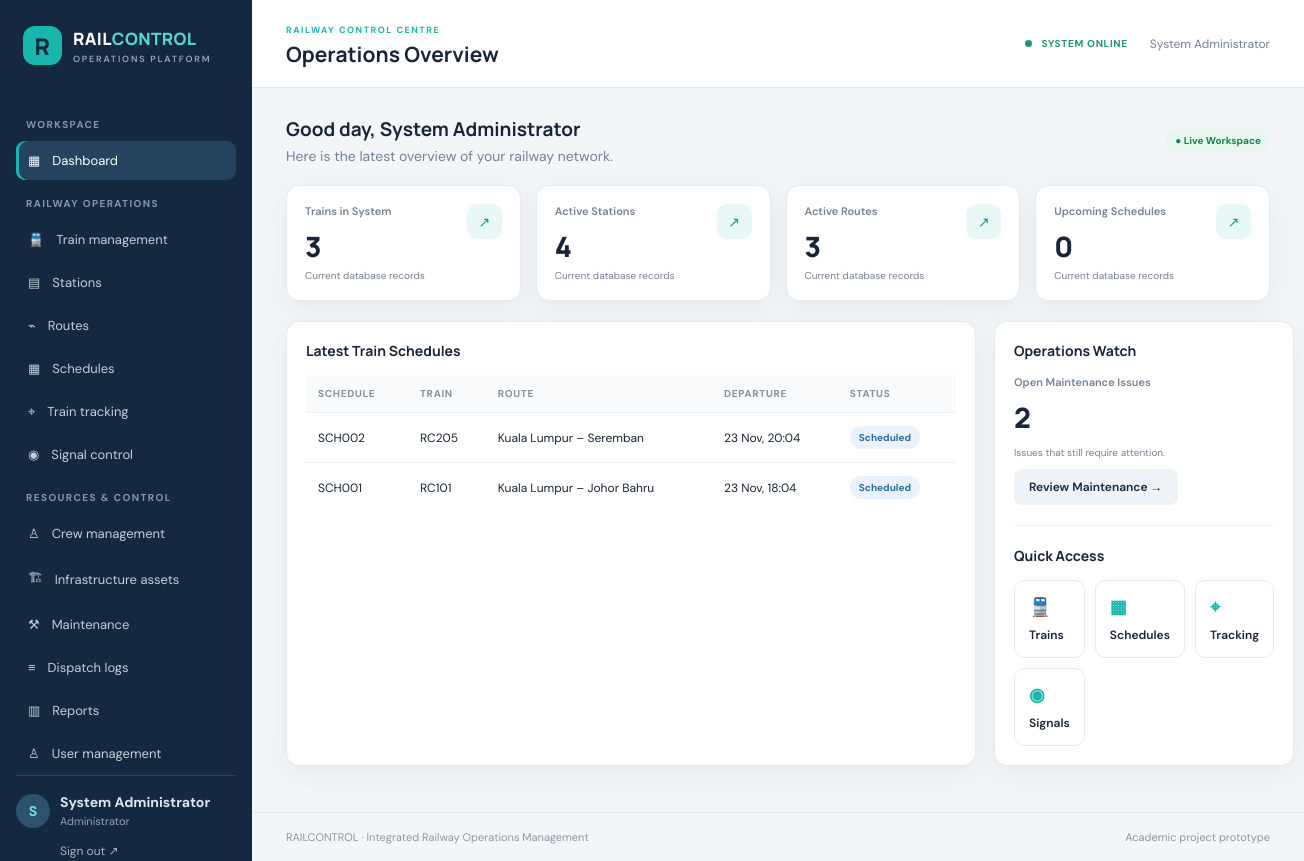
/dashboard.php (signed in), run on the app's committed database.
### tables this page shows
CREATE TABLE schedules (
  id INT AUTO_INCREMENT PRIMARY KEY,
  schedule_code VARCHAR(20) NOT NULL UNIQUE,
  train_id INT NOT NULL,
  route_id INT NOT NULL,
  departure_time DATETIME NOT NULL,
  arrival_time DATETIME NOT NULL,
  schedule_status ENUM('Scheduled','Boarding','Departed','Arrived','Delayed','Cancelled') NOT NULL DEFAULT 'Scheduled',
  FOREIGN KEY (train_id) REFERENCES trains(id),
  FOREIGN KEY (route_id) REFERENCES routes(id)
);

CREATE TABLE trains (
  id INT AUTO_INCREMENT PRIMARY KEY,
  train_code VARCHAR(20) NOT NULL UNIQUE,
  train_name VARCHAR(100) NOT NULL,
  train_type ENUM('Passenger','Freight','Maintenance') NOT NULL DEFAULT 'Passenger',
  capacity INT NOT NULL DEFAULT 0,
  status ENUM('Available','In Service','Under Maintenance','Out of Service') NOT NULL DEFAULT 'Available',
  created_at TIMESTAMP DEFAULT CURRENT_TIMESTAMP
);

CREATE TABLE routes (
  id INT AUTO_INCREMENT PRIMARY KEY,
  route_code VARCHAR(20) NOT NULL UNIQUE,
  route_name VARCHAR(120) NOT NULL,
  origin_station_id INT NOT NULL,
  destination_station_id INT NOT NULL,
  distance_km DECIMAL(8,2) NOT NULL DEFAULT 0,
  status ENUM('Active','Suspended') NOT NULL DEFAULT 'Active',
  FOREIGN KEY (origin_station_id) REFERENCES stations(id),
  FOREIGN KEY (destination_station_id) REFERENCES stations(id)
);

### config/app.php (called while the page is built, shortened)
<?php
function e($value): string
{
    return htmlspecialchars(
        (string) $value,
        ENT_QUOTES,
        'UTF-8'
    );
}
function current_user(): array
{
    return $_SESSION['user'] ?? [];
}

### dashboard.php (the view, shortened to what this page needs)
<?php
require_once __DIR__ . '/config/app.php';
$counts = [];
$tables = [
    'trains' => 'Trains in System',
    'stations' => 'Active Stations',
    'routes' => 'Active Routes',
    'schedules' => 'Upcoming Schedules'
];
foreach ($tables as $table => $label) {
    if ($table === 'schedules') {
        $sql = "
            SELECT COUNT(*)
            FROM schedules
            WHERE departure_time >= NOW()
            AND schedule_status NOT IN ('Cancelled', 'Arrived')
        ";
    } elseif ($table === 'stations') {
        $sql = "
            SELECT COUNT(*)
            FROM stations
            WHERE status = 'Active'
        ";
    } elseif ($table === 'routes') {
        $sql = "
            SELECT COUNT(*)
            FROM routes
            WHERE status = 'Active'
        ";
    } else {
        $sql = "SELECT COUNT(*) FROM trains";
    }
    $counts[$label] = (int) $pdo->query($sql)->fetchColumn();
}
$openIssues = (int) $pdo->query("
    SELECT COUNT(*)
    FROM maintenance_issues
    WHERE issue_status <> 'Resolved'
")->fetchColumn();
$recent = $pdo->query("
    SELECT
        s.schedule_code,
        t.train_code,
        r.route_name,
        s.departure_time,
        s.schedule_status
    FROM schedules s
    JOIN trains t
        ON s.train_id = t.id
    JOIN routes r
        ON s.route_id = r.id
    ORDER BY s.departure_time DESC
    LIMIT 5
")->fetchAll();
require __DIR__ . '/includes/header.php';
?>
<div class="page-intro">
    <div>
        <h2>
            Good day, <?= e(current_user()['full_name']) ?>
        </h2>
        <p>
            Here is the latest overview of your railway network.
        </p>
    </div>
    <span class="badge badge-green">
        ● Live Workspace
    </span>
</div>
<div class="stats">
    <?php foreach ($counts as $label => $value): ?>
        <div class="stat">
            <span class="stat-icon">↗</span>
            <div class="stat-label">
                <?= e($label) ?>
            </div>
            <div class="stat-value">
                <?= $value ?>
            </div>
            <div class="stat-note">
                Current database records
            </div>
        </div>
    <?php endforeach; ?>
</div>
<div class="dashboard-grid">
    <section class="card">
        <h3 class="section-title">
            Latest Train Schedules
        </h3>
        <div class="table-wrap">
            <table>
                <tr>
                    <th>Schedule</th>
                    <th>Train</th>
                    <th>Route</th>
                    <th>Departure</th>
                    <th>Status</th>
                </tr>
                <?php foreach ($recent as $r): ?>
                    <tr>
                        <td>
                            <?= e($r['schedule_code']) ?>
                        </td>
                        <td>
                            <?= e($r['train_code']) ?>
                        </td>
                        <td>
                            <?= e($r['route_name']) ?>
                        </td>
                        <td>
                            <?= e(date(
                                'd M, H:i',
                                strtotime($r['departure_time'])
                            )) ?>
                        </td>
                        <td>
                            <span class="badge badge-blue">
                                <?= e($r['schedule_status']) ?>
                            </span>
                        </td>
                    </tr>
                <?php endforeach; ?>
            </table>
        </div>
    </section>
    <section class="card">
        <h3 class="section-title">
            Operations Watch
        </h3>
        <div class="stat-label">
            Open Maintenance Issues
        </div>
        <div class="stat-value">
            <?= $openIssues ?>
        </div>
        <p class="stat-note">
            Issues that still require attention.
        </p>
        <a class="btn btn-light" href="maintenance/index.php">
            Review Maintenance →
        </a>
        <hr style="
            border: 0;
            border-top: 1px solid #edf1f5;
            margin: 20px 0;
        ">
        <h3 class="section-title">
            Quick Access
        </h3>
        <div class="quick-grid">
            <a class="quick-link" href="trains/index.php">
                <span>🚆</span>
                Trains
            </a>
            <a class="quick-link" href="schedules/index.php">
                <span>▦</span>
                Schedules
            </a>
            <a class="quick-link" href="tracking/index.php">
                <span>⌖</span>
                Tracking
            </a>
            <a class="quick-link" href="signals/index.php">
                <span>◉</span>
                Signals
            </a>
        </div>
    </section>
</div>
<?php
require __DIR__ . '/includes/footer.php';
?>

### assets/css/style.css (style rules this page uses)
:root { --navy:#14283f;--navy2:#1d3854;--teal:#19b6ad;--bg:#f3f6f9;--white:#fff;--ink:#182536;--muted:#748296;--line:#e4eaf0;--red:#d9534f;--amber:#e5a32c;--green:#21976b;--shadow:0 8px 24px rgba(24,45,70,.06) }
* { box-sizing:border-box }
body { margin:0;background:var(--bg);color:var(--ink);font:14px 'DM Sans',sans-serif }
.page-intro { display:flex;justify-content:space-between;align-items:center;margin-bottom:20px }
.page-intro p { color:var(--muted);margin:5px 0 0 }
.page-intro h2 { font:700 19px Manrope;margin:0 }
.btn { border:0;border-radius:8px;padding:10px 15px;background:var(--navy2);color:white;text-decoration:none;font:600 12px 'DM Sans';cursor:pointer;display:inline-flex;align-items:center;gap:7px }
.btn-light { background:#edf3f7;color:var(--navy) }
.card { background:#fff;border:1px solid var(--line);border-radius:13px;padding:19px;box-shadow:var(--shadow);margin-bottom:18px }
.stats { display:grid;grid-template-columns:repeat(4,1fr);gap:15px;margin-bottom:20px }
.stat { background:#fff;border:1px solid var(--line);border-radius:13px;padding:18px;box-shadow:var(--shadow) }
.stat-label { color:var(--muted);font-size:11px;font-weight:600 }
.stat-value { font:800 28px Manrope;margin:9px 0 4px }
.stat-note { font-size:10px;color:var(--muted) }
.stat-icon { float:right;background:#e8f8f7;color:#119b94;border-radius:10px;width:35px;height:35px;display:grid;place-items:center }
.table-wrap { overflow-x:auto }
table { border-collapse:collapse;width:100%;min-width:650px }
th { text-align:left;font-size:10px;letter-spacing:.7px;text-transform:uppercase;color:#8290a0;background:#f8fafc;padding:12px }
td { padding:13px 12px;border-top:1px solid #edf1f5;font-size:12px }
.badge { display:inline-block;border-radius:20px;padding:5px 9px;font-size:10px;font-weight:700;background:#edf2f6;color:#526174 }
.badge-green { background:#e8f7f0;color:#168253 }
.badge-blue { background:#eaf3fb;color:#286c9e }
.dashboard-grid { display:grid;grid-template-columns:1.5fr 1fr;gap:18px }
.section-title { font:700 14px Manrope;margin:0 0 15px }
.quick-grid { display:grid;grid-template-columns:repeat(3,1fr);gap:10px }
.quick-link { border:1px solid var(--line);border-radius:10px;padding:14px;text-decoration:none;color:var(--ink);font-weight:600;font-size:12px }
.quick-link span { display:block;color:var(--teal);font-size:18px;margin-bottom:8px }

### data on the page
schedules: schedule_code "SCH002", train.train_code "RC205", route.route_name "Kuala Lumpur – Seremban", departure_time "23 Nov, 20:04", schedule_status "Scheduled"
schedules: schedule_code "SCH001", train.train_code "RC101", route.route_name "Kuala Lumpur – Johor Bahru", departure_time "23 Nov, 18:04", schedule_status "Scheduled"

### other printed values
substr(current_user()['full_name'] ?? 'U', 0, 1) "S"
current_user()['full_name'] "System Administrator"
current_user()['role'] "Administrator"
$pageTitle "Operations Overview"
$label "Trains in System"
$value "3"
$label "Active Stations"
$value "4"
$label "Active Routes"
$label "Upcoming Schedules"
$value "0"
$openIssues "2"
